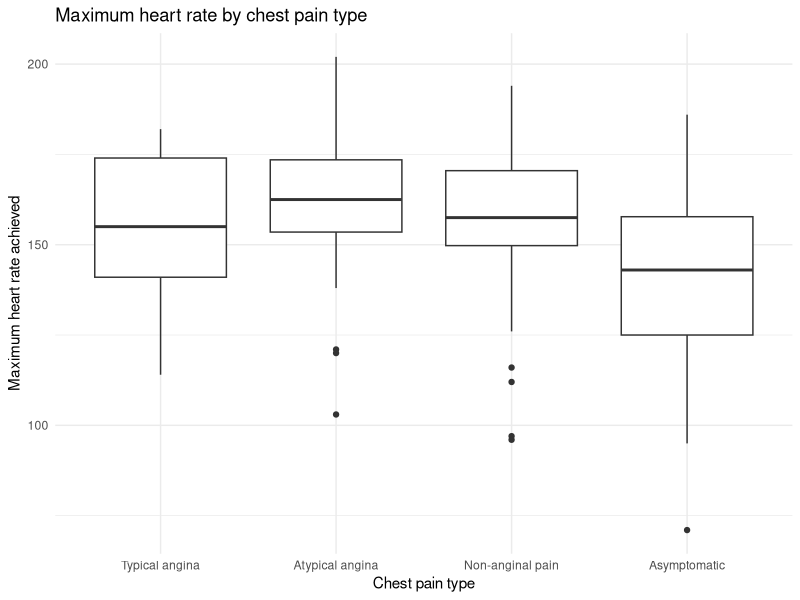
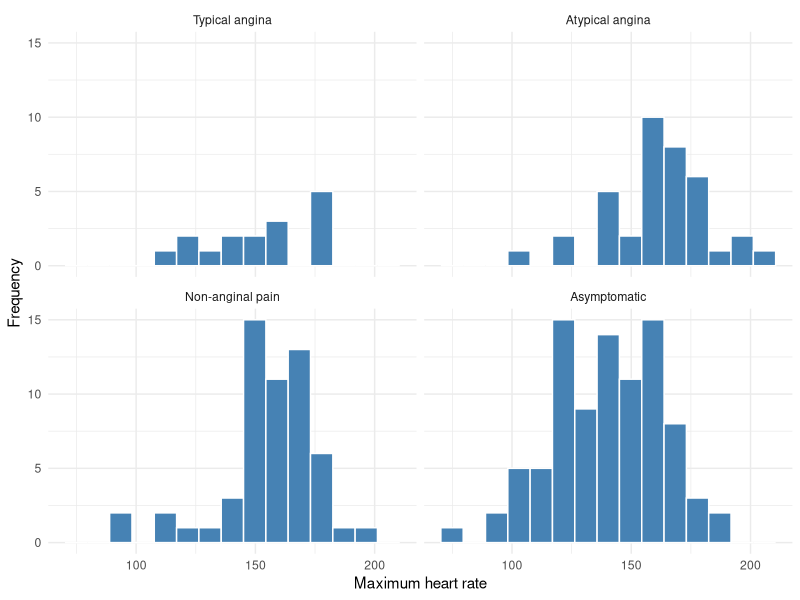
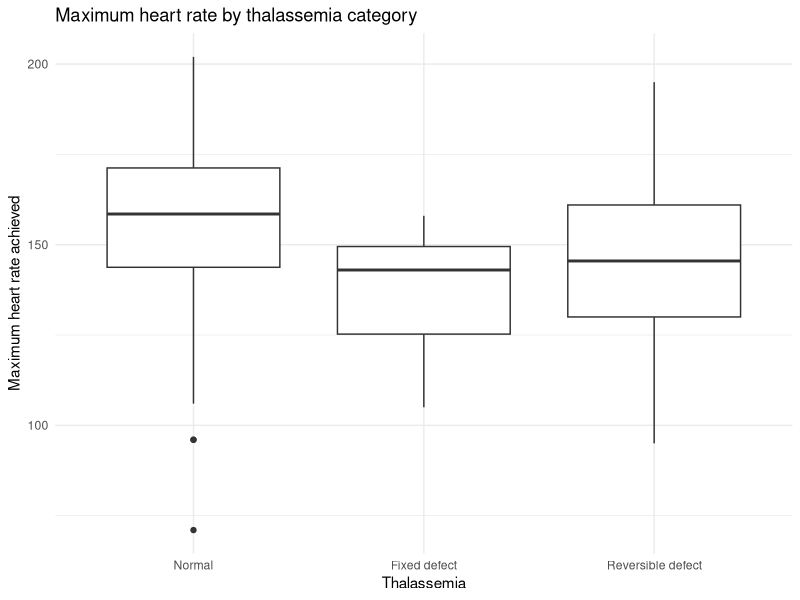
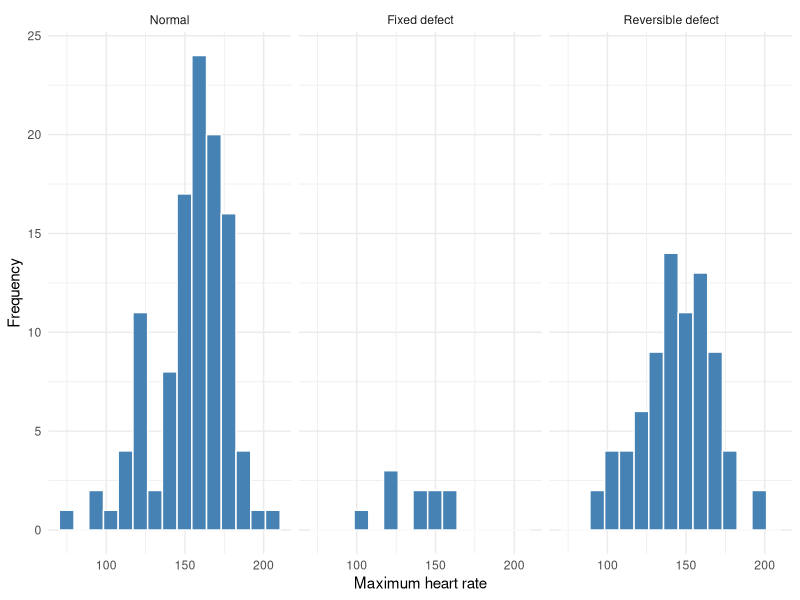

These figures' R source, in order:
## ---- chunk 1
#| include: false

# Load the required libraries
library(haven)
library(dplyr)
library(ggplot2)
library(car)

# Load the SPSS file
heart_data <- read_sav("datasets/heart_disease_cleveland.sav")

# Convert all variables to factors where needed
heart_data <- heart_data |> mutate(across(where(is.labelled), as_factor))

# Set the random seed
set.seed(123456)

# Create an individualized dataset with 200 patients
heart_data <- heart_data[sample(nrow(heart_data), 200), ]
## ---- chunk 2
ggplot(heart_data, aes(x = cp, y = thalach)) +
  geom_boxplot() +
  labs(x = "Chest pain type", y = "Maximum heart rate achieved", 
       title = "Maximum heart rate by chest pain type") +
  theme_minimal()
## ---- chunk 3
heart_data %>%
  group_by(cp) %>%
  summarise(
    n = n(),
    mean = mean(thalach, na.rm = TRUE),
    sd = sd(thalach, na.rm = TRUE),
    se = sd / sqrt(n),
    ci_lower = mean - qt(0.975, n - 1) * se,
    ci_upper = mean + qt(0.975, n - 1) * se
  )
## ---- chunk 4
# Histograms by group
ggplot(heart_data, aes(x = thalach)) +
  geom_histogram(bins = 15, fill = "steelblue", color = "white") +
  facet_wrap(~ cp) +
  labs(x = "Maximum heart rate", y = "Frequency") +
  theme_minimal()

# Levene's test
leveneTest(thalach ~ cp, data = heart_data)
## ---- chunk 5
anova_result <- aov(thalach ~ cp, data = heart_data)
summary(anova_result)

# Post-hoc with Bonferroni
pairwise.t.test(heart_data$thalach, heart_data$cp, p.adjust.method = "bonferroni")
## ---- chunk 6
# Contingency table
table(heart_data$sex, heart_data$target)

# Prevalence by group
prop.table(table(heart_data$sex, heart_data$target), margin = 1)

# Chi-square test
chisq.test(table(heart_data$sex, heart_data$target))

# Expected counts
chisq.test(table(heart_data$sex, heart_data$target))$expected
## ---- chunk 7
# Contingency table
table(heart_data$fbs, heart_data$target)

# Prevalence by group
prop.table(table(heart_data$fbs, heart_data$target), margin = 1)

# Chi-square test
chisq.test(table(heart_data$fbs, heart_data$target))

# Expected counts
chisq.test(table(heart_data$fbs, heart_data$target))$expected
## ---- chunk 8
heart_data %>%
  filter(!is.na(thal)) %>%
  ggplot(aes(x = thal, y = thalach)) +
  geom_boxplot() +
  labs(x = "Thalassemia", y = "Maximum heart rate achieved", 
       title = "Maximum heart rate by thalassemia category") +
  theme_minimal()
## ---- chunk 9
heart_data %>%
  filter(!is.na(thal)) %>%
  group_by(thal) %>%
  summarise(
    n = n(),
    mean = mean(thalach, na.rm = TRUE),
    sd = sd(thalach, na.rm = TRUE),
    se = sd / sqrt(n),
    ci_lower = mean - qt(0.975, n - 1) * se,
    ci_upper = mean + qt(0.975, n - 1) * se
  )
## ---- chunk 10
# Histograms by group
heart_data %>%
  filter(!is.na(thal)) %>%
  ggplot(aes(x = thalach)) +
  geom_histogram(bins = 15, fill = "steelblue", color = "white") +
  facet_wrap(~ thal) +
  labs(x = "Maximum heart rate", y = "Frequency") +
  theme_minimal()

# Levene's test
leveneTest(thalach ~ thal, data = heart_data)
## ---- chunk 11
anova_result <- aov(thalach ~ thal, data = heart_data)
summary(anova_result)

# Post-hoc with Bonferroni
pairwise.t.test(heart_data$thalach, heart_data$thal, p.adjust.method = "bonferroni")
